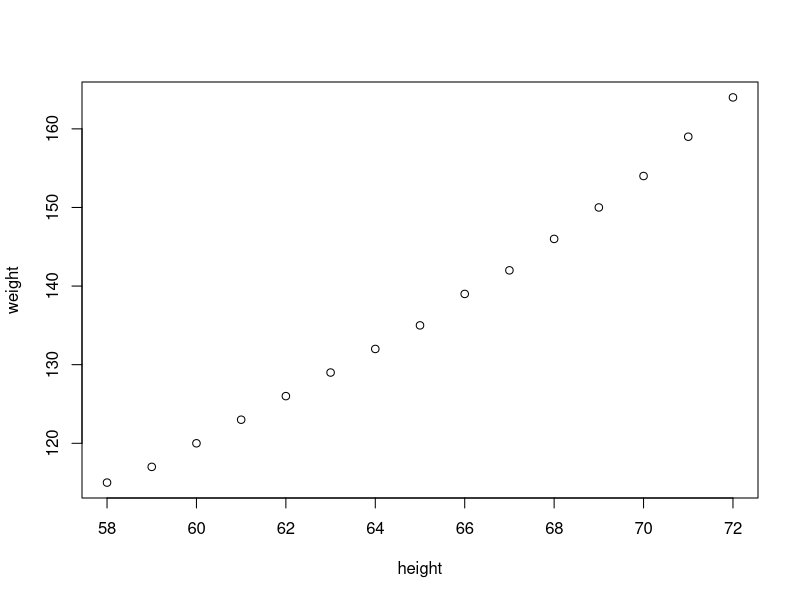
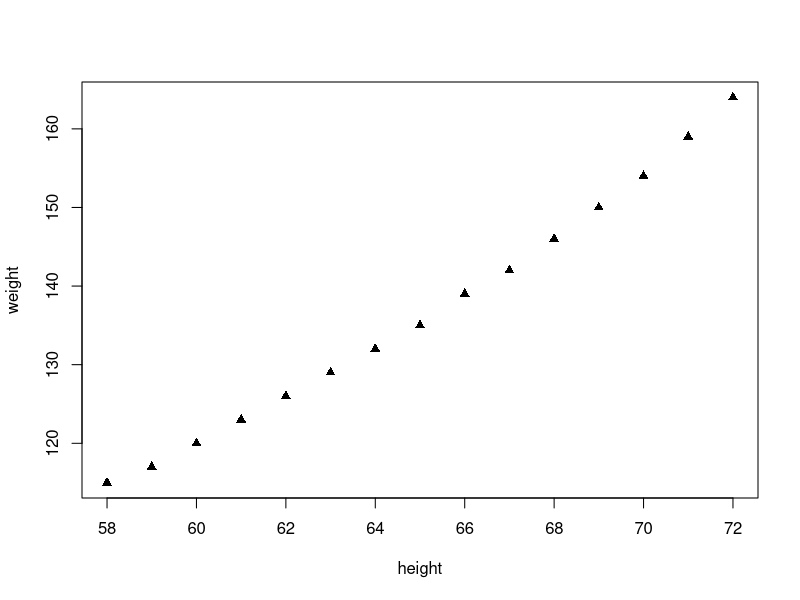
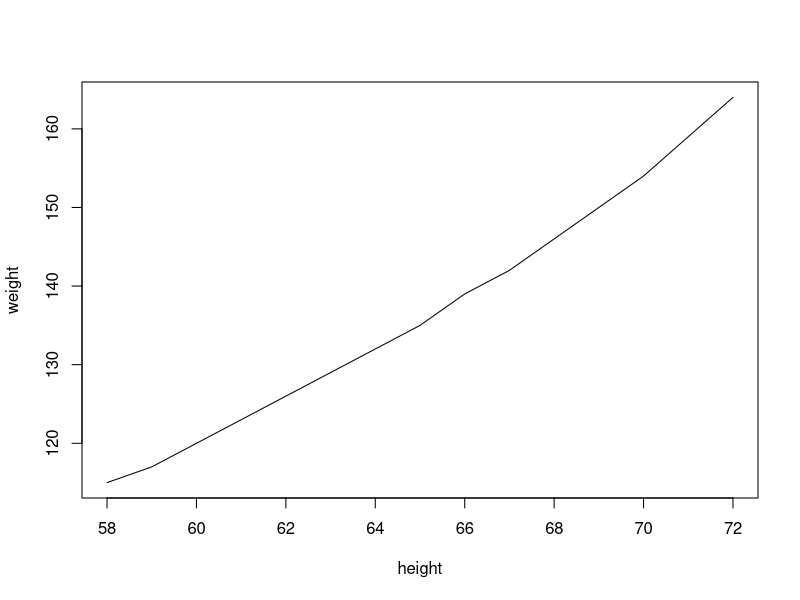
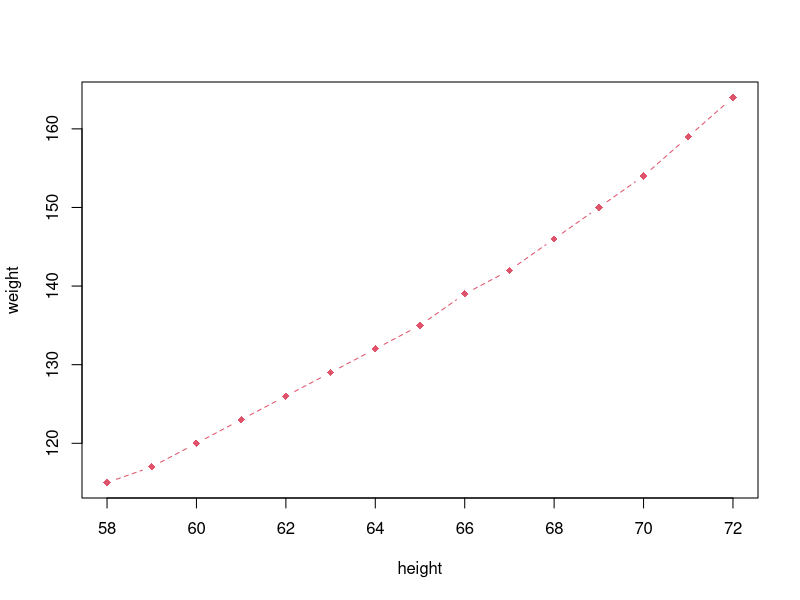
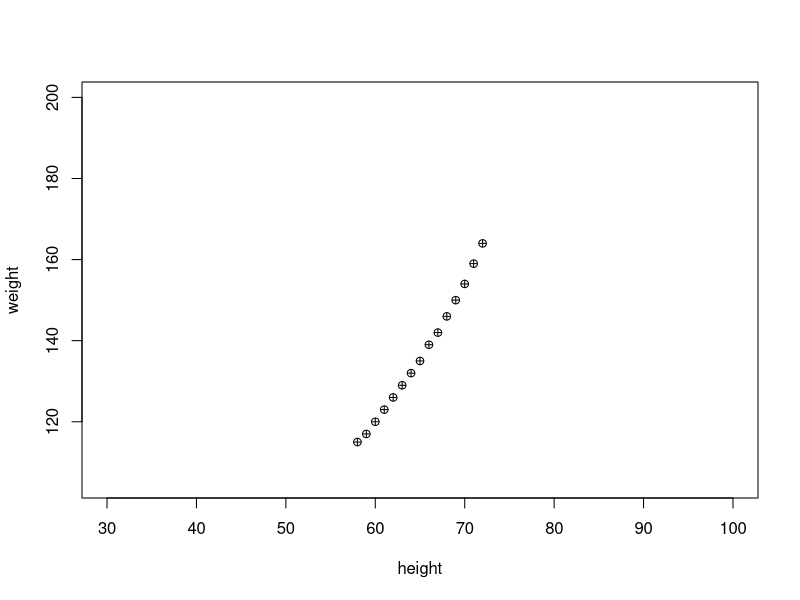
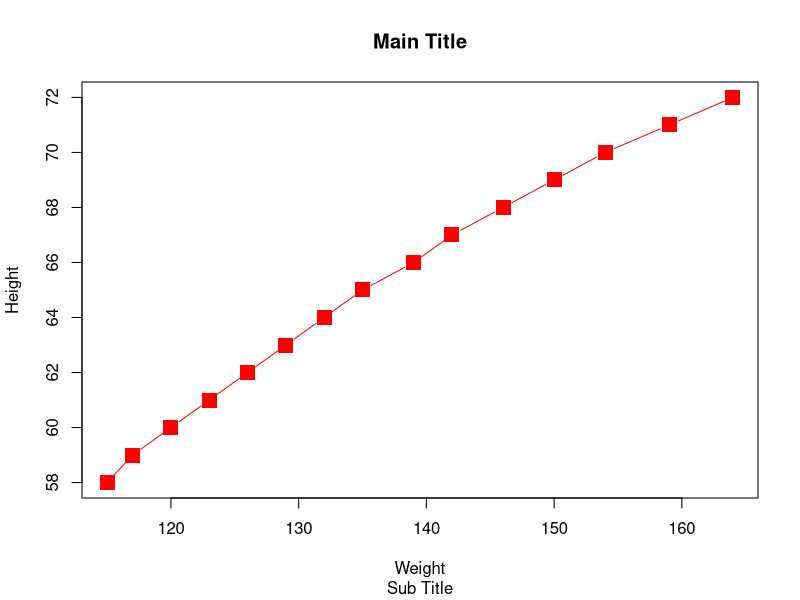
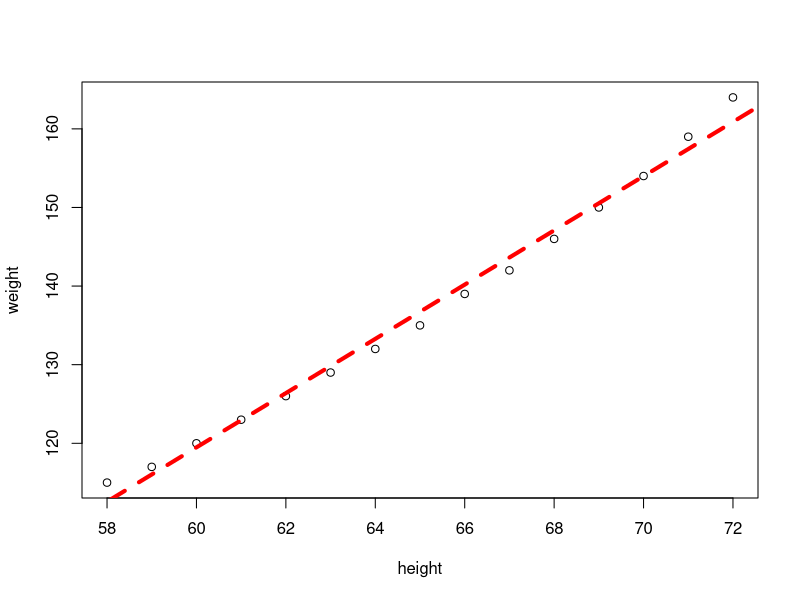
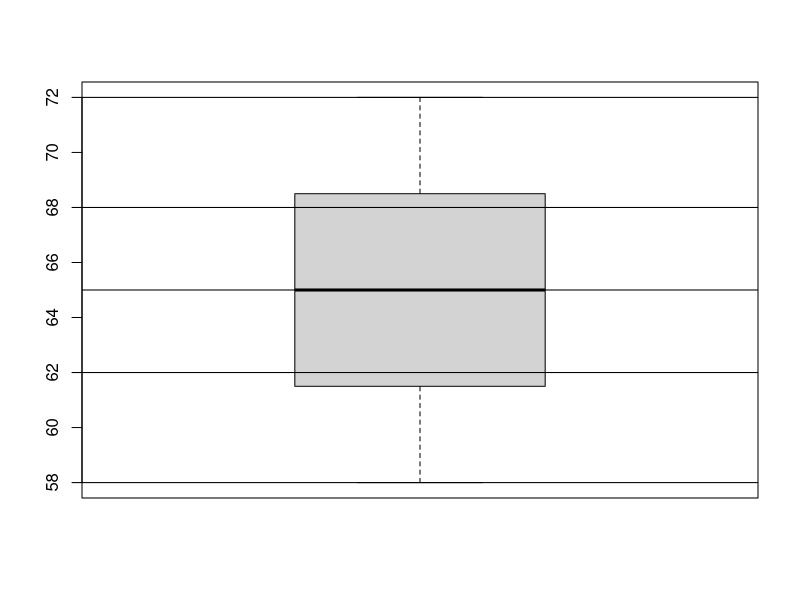

Write the R code that produced these figures, in order.
# Combined Plots

#plot, histogram, pie, boxplot, linechart, correlation plot


#plot
women
plot(women)
plot(women, type='p', pch=17)
plot(women, type='l')
plot(women, type='b', pch=18, lty=2, col=2)
plot(women, xlim=c(30,100), ylim=c(min(women$weight)-10, 200), pch=10)

#more features with plot
plot(x=women$weight, y=women$height, pch=15, xlab='Weight', ylab='Height', col='red', cex=2, type='b')
title(main='Main Title', sub='Sub Title')
#see cheat sheet on base graphs

plot(women)
abline(lm(women$weight ~ women$height), col='red', lty=2, lwd=4)


#boxplot
boxplot(women$height)
abline(h=c(58, 62,65,68,72))

#draw lines on plot for number summary
summary(women)
quantile(women$height)
boxplot(women$height, col='green')
abline(h=quantile(women$height))
text(1+.3, quantile(women$height), labels=c('min','1Q','median','3Q','max') )

#histogram
hist(women$height)
hist(women$height, breaks=10)
hist(women$height, breaks=5, col=1:5)

#histogram2
x = rnorm(100,50,100)
hist(x)

hist(x, freq=F, col=1:5)
lines(density(x))

#density plot : shape of data
plot(density(x), col='red')


#pie
x = c(10,20,40,50)
pie(x)
xlabels = c('A','B','C','D')
pie(x, labels=xlabels)

#barplot
barplot(x,col=1:4)
barplot(x,col=1:4, horiz = T)

#correlation plot
pairs(women)
cor(women$height,women$weight)

head(mtcars)
cor(mtcars)
pairs(mtcars)
options(digits=4)
